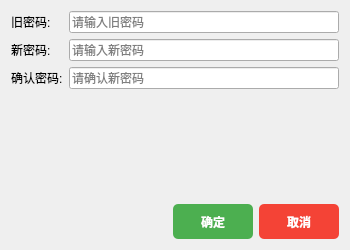
<?xml version="1.0" encoding="UTF-8"?>
<ui version="4.0">
 <class>ChangePasswordDialog</class>
 <widget class="QDialog" name="ChangePasswordDialog">
  <property name="geometry">
   <rect>
    <x>0</x>
    <y>0</y>
    <width>350</width>
    <height>250</height>
   </rect>
  </property>
  <property name="windowTitle">
   <string>修改密码</string>
  </property>
  <property name="modal">
   <bool>true</bool>
  </property>
  <layout class="QVBoxLayout" name="verticalLayout">
   <item>
    <layout class="QFormLayout" name="formLayout">
     <item row="0" column="0">
      <widget class="QLabel" name="oldPasswordLabel">
       <property name="text">
        <string>旧密码:</string>
       </property>
      </widget>
     </item>
     <item row="0" column="1">
      <widget class="QLineEdit" name="oldPasswordEdit">
       <property name="placeholderText">
        <string>请输入旧密码</string>
       </property>
       <property name="echoMode">
        <enum>QLineEdit::Password</enum>
       </property>
      </widget>
     </item>
     <item row="1" column="0">
      <widget class="QLabel" name="newPasswordLabel">
       <property name="text">
        <string>新密码:</string>
       </property>
      </widget>
     </item>
     <item row="1" column="1">
      <widget class="QLineEdit" name="newPasswordEdit">
       <property name="placeholderText">
        <string>请输入新密码</string>
       </property>
       <property name="echoMode">
        <enum>QLineEdit::Password</enum>
       </property>
      </widget>
     </item>
     <item row="2" column="0">
      <widget class="QLabel" name="confirmPasswordLabel">
       <property name="text">
        <string>确认密码:</string>
       </property>
      </widget>
     </item>
     <item row="2" column="1">
      <widget class="QLineEdit" name="confirmPasswordEdit">
       <property name="placeholderText">
        <string>请确认新密码</string>
       </property>
       <property name="echoMode">
        <enum>QLineEdit::Password</enum>
       </property>
      </widget>
     </item>
    </layout>
   </item>
   <item>
    <spacer name="verticalSpacer">
     <property name="orientation">
      <enum>Qt::Vertical</enum>
     </property>
     <property name="sizeHint" stdset="0">
      <size>
       <width>20</width>
       <height>40</height>
      </size>
     </property>
    </spacer>
   </item>
   <item>
    <layout class="QHBoxLayout" name="buttonLayout">
     <item>
      <spacer name="horizontalSpacer">
       <property name="orientation">
        <enum>Qt::Horizontal</enum>
       </property>
       <property name="sizeHint" stdset="0">
        <size>
         <width>40</width>
         <height>20</height>
        </size>
       </property>
      </spacer>
     </item>
     <item>
      <widget class="QPushButton" name="okButton">
       <property name="text">
        <string>确定</string>
       </property>
       <property name="minimumSize">
        <size>
         <width>80</width>
         <height>35</height>
        </size>
       </property>
       <property name="styleSheet">
        <string>background-color: #4CAF50; color: white; font-weight: bold; border-radius: 5px;</string>
       </property>
      </widget>
     </item>
     <item>
      <widget class="QPushButton" name="cancelButton">
       <property name="text">
        <string>取消</string>
       </property>
       <property name="minimumSize">
        <size>
         <width>80</width>
         <height>35</height>
        </size>
       </property>
       <property name="styleSheet">
        <string>background-color: #f44336; color: white; font-weight: bold; border-radius: 5px;</string>
       </property>
      </widget>
     </item>
    </layout>
   </item>
  </layout>
 </widget>
 <resources/>
 <connections/>
</ui>
